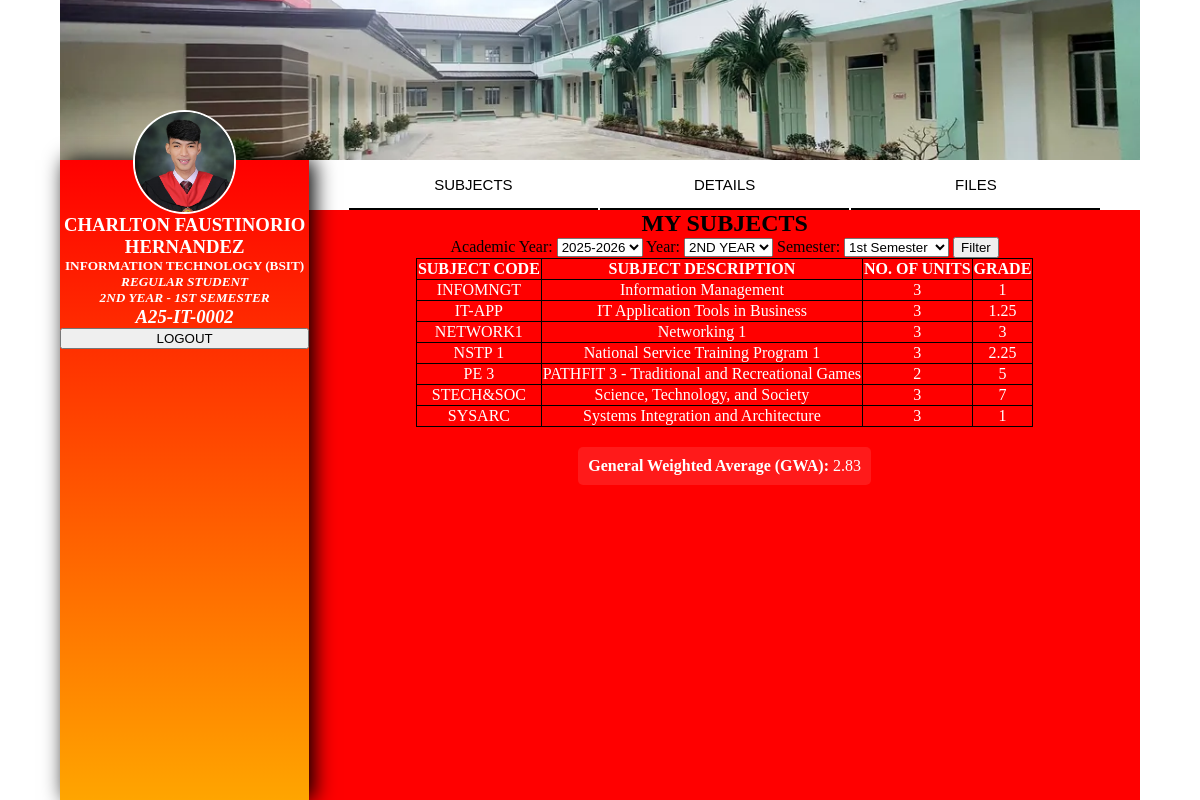
Page /student_portal.php (signed in) on the committed database.
### tables this page shows
CREATE TABLE `student_login` (
  `ID` int(255) NOT NULL,
  `L_name` varchar(99) NOT NULL,
  `F_name` varchar(99) NOT NULL,
  `M_name` varchar(99) NOT NULL,
  `age` int(255) NOT NULL,
  `bday` varchar(255) NOT NULL,
  `pbirth` varchar(255) NOT NULL,
  `gender` varchar(255) NOT NULL,
  `marital` varchar(255) NOT NULL,
  `yr_lvl` varchar(255) NOT NULL,
  `crs` varchar(255) NOT NULL,
  `street` varchar(255) NOT NULL,
  `brgy` varchar(255) NOT NULL,
  `city_mun` varchar(255) NOT NULL,
  `Date` date NOT NULL DEFAULT current_timestamp(),
  `Student_Number` varchar(20) DEFAULT NULL,
  `status` varchar(20) DEFAULT NULL,
  `Username` varchar(255) NOT NULL,
  `Password` varchar(255) NOT NULL
);

CREATE TABLE `student_registrations` (
  `id` int(11) NOT NULL,
  `student_id` int(11) NOT NULL,
  `academic_year` varchar(9) NOT NULL,
  `semester` enum('1','2') NOT NULL,
  `year_level` enum('1ST YEAR','2ND YEAR','3RD YEAR','4TH YEAR') NOT NULL,
  `status` enum('ENROLLED','COMPLETED','DROPPED','CANCELLED') DEFAULT 'ENROLLED',
  `date_registered` timestamp NOT NULL DEFAULT current_timestamp(),
  `course` varchar(255) NOT NULL
);

CREATE TABLE `student_grades` (
  `id` int(11) NOT NULL,
  `student_id` int(11) NOT NULL,
  `registration_id` int(11) DEFAULT NULL,
  `subject_id` int(11) NOT NULL,
  `grade` varchar(10) DEFAULT NULL,
  `date_recorded` timestamp NOT NULL DEFAULT current_timestamp(),
  `semester` tinyint(4) NOT NULL DEFAULT 1
);

CREATE TABLE `escr_subjects` (
  `subj_code` varchar(255) NOT NULL,
  `subj_desc` varchar(255) NOT NULL,
  `unit_count` int(255) NOT NULL,
  `level` varchar(255) NOT NULL,
  `ID` int(11) NOT NULL,
  `subj_sort` varchar(11) NOT NULL,
  `semester` tinyint(4) NOT NULL DEFAULT 1
);

### student_portal.php (the view, shortened to what this page needs)
<?php
$conn = mysqli_connect("sql112.infinityfree.com", "if0_40025418", "milkosry4", "if0_40025418_escr_dbase");
$student_id = $_SESSION['student_id'];
$year_now = date("Y");
$current_year = $year_now . "-" . ($year_now + 1);
$month = date("n");
$current_semester = ($month >= 6 && $month <= 10) ? 1 : 2;
$sql_student = "SELECT * FROM student_login WHERE ID='$student_id' LIMIT 1";
$result_student = mysqli_query($conn, $sql_student);
$student = mysqli_fetch_assoc($result_student);
$sql_enrollment = "
    SELECT * FROM student_registrations
    WHERE student_id = '$student_id'
      AND academic_year = '$current_year'
      AND semester = '$current_semester'
      AND status = 'ENROLLED'
    LIMIT 1
";
$result_enrollment = mysqli_query($conn, $sql_enrollment);
$enrollment = mysqli_fetch_assoc($result_enrollment);
$display_year = $enrollment['year_level'] ?? $student['yr_lvl'];
$courseMap = [
    "INFORMATION TECHNOLOGY (BSIT)" => "IT",
    "COMPUTER SCIENCE (BSCS)" => "CS",
    "ACCOUNTANCY (BSA)" => "BSA",
];
$yearMap = [
    "1ST YEAR COLLEGE" => "1ST YEAR",
    "2ND YEAR COLLEGE" => "2ND YEAR",
    "3RD YEAR COLLEGE" => "3RD YEAR",
    "4TH YEAR COLLEGE" => "4TH YEAR",
];
$courseKey = $courseMap[$student['crs']] ?? '';
$sql_regs = "SELECT * FROM student_registrations WHERE student_id='$student_id' ORDER BY academic_year DESC, semester DESC";
$result_regs = mysqli_query($conn, $sql_regs);
$registrations = [];
while ($reg = mysqli_fetch_assoc($result_regs)) {
    $registrations[] = $reg;
}
$filter_acadyear = $_GET['academic_year'] ?? $current_year;
$filter_semester = isset($_GET['semester']) ? (int)$_GET['semester'] : $current_semester;
$filter_year = $_GET['year'] ?? $display_year;
$sql_subjects = "
    SELECT s.ID AS subject_id, s.subj_code, s.subj_desc, s.unit_count, g.grade
    FROM escr_subjects s
    LEFT JOIN student_grades g
        ON g.subject_id = s.ID
        AND g.student_id = '$student_id'
        AND g.semester = '$filter_semester'
    WHERE s.level = '$filter_year'
      AND s.subj_sort = '$courseKey'
      AND s.semester = '$filter_semester'
    ORDER BY s.subj_code
";
$result_subjects = mysqli_query($conn, $sql_subjects);
?>
<!DOCTYPE html>
<html lang="en">
<head>
<link rel="stylesheet" href="student.css?v13">
</head>
<body>
<div class="main">
    <div class="container">
        <div class="cover">
            <img src="EAST.JPG">
        </div>
        <div class="contents">
            <div class="left">
                <img class="profile" src="sample.png">
                <h3><?= htmlspecialchars($student['F_name'].' '.$student['M_name'].' '.$student['L_name']); ?></h3>
                <h5><?= htmlspecialchars($student['crs']); ?></h5>
                <h5><i>REGULAR STUDENT</i></h5>
                <h5><i><?= htmlspecialchars($display_year); ?> - <?= $filter_semester==1?"1st Semester":"2nd Semester"; ?></i></h5>
                <h3><i><?= htmlspecialchars($student['Student_Number']); ?></i></h3>
                <a href="logout.php"><button class="lgout" >LOGOUT</button></a>
            </div>
            <div class="right">
                <div class="menu">
                    <button class="btn1" onclick="showSubjects()">SUBJECTS</button>
                    <button class="btn1" onclick="showDetails()">DETAILS</button>
                    <button class="btn1">FILES</button>
                </div>
                <div class="Subjects">
                    <h2>My Subjects</h2>
                    <form method="GET" class="filter">
                        Academic Year:
                        <select name="academic_year" required>
                            <?php foreach ($registrations as $reg): ?>
                                <option value="<?= $reg['academic_year']; ?>" <?= $reg['academic_year']==$filter_acadyear ? 'selected' : ''; ?>>
                                    <?= $reg['academic_year']; ?>
                                </option>
                            <?php endforeach; ?>
                        </select>
                        Year:
                        <select name="year" required>
                            <?php foreach ($yearMap as $full => $short): ?>
                                <option value="<?= $short; ?>" <?= $filter_year==$short ? 'selected' : ''; ?>>
                                    <?= $short; ?>
                                </option>
                            <?php endforeach; ?>
                        </select>
                        Semester:
                        <select name="semester" required>
                            <option value="1" <?= $filter_semester==1 ? 'selected' : ''; ?>>1st Semester</option>
                        </select>
                        <button type="submit">Filter</button>
                    </form>
                    <table>
                        <tr>
                            <th>SUBJECT CODE</th>
                            <th>SUBJECT DESCRIPTION</th>
                            <th>NO. OF UNITS</th>
                            <th>GRADE</th>
                        </tr>
                        <?php
                        $total_weighted = 0;
                        $total_units = 0;
                        if(mysqli_num_rows($result_subjects) > 0):
                            mysqli_data_seek($result_subjects, 0);
                            while($row = mysqli_fetch_assoc($result_subjects)):
                        ?>
                            <tr>
                                <td><?= htmlspecialchars($row['subj_code']); ?></td>
                                <td><?= htmlspecialchars($row['subj_desc']); ?></td>
                                <td><?= $row['unit_count']; ?></td>
                                <td><?= $row['grade'] ?? 'N/A'; ?></td>
                            </tr>
                        <?php
                                if (!empty($row['grade']) && is_numeric($row['grade'])) {
                                    $total_weighted += $row['grade'] * $row['unit_count'];
                                    $total_units += $row['unit_count'];
                                }
                            endwhile;
                        else:
                        ?>
                            <tr><td colspan="4">No subjects found for this selection.</td></tr>
                        <?php endif; ?>
                    </table>
                    <?php if ($total_units > 0): ?>
                        <div class="gwa">
                            <strong>General Weighted Average (GWA):</strong> <?= number_format($total_weighted / $total_units, 2); ?>
                        </div>
                    <?php else: ?>
                        <div class="gwa">
                            <strong>General Weighted Average (GWA):</strong> N/A
                        </div>
                    <?php endif; ?>
                </div>
            </div>
        </div>
    </div>
</div>
</body>
</html>

### student.css (style rules this page uses)
body { margin: auto; }
.main { width: 100%; height: 100vh; }
a { width: 100%; }
.lgout { width: 100%; position: relative; cursor: pointer; }
.container { align-self: center; justify-self: center; width: 90%; height: 100vh; background-color: white; }
.cover { width: 100%; height: 20%; margin: 0; }
.cover img { width: 100%; height: 100%; object-fit: cover; }
.contents { display: flex; height: 80% }
.left { width: 30%; background:linear-gradient(red, orange); box-shadow: 5px 0px 20px 0px black; display: flex; flex-direction: column; z-index: 99; color: white; height: 100%; }
.profile { width: 40%; align-self: center; justify-self: center; border-radius: 50%; margin-top: -20%; border: 2px solid white; }
h1,h2,h3,h4,h5 { margin: 0; text-align: center; text-transform: uppercase; }
.right { display: flex; flex-direction: column; width: 100%; background-color: red; }
.menu { width: 100%; background-color: white; height: 50px; display: flex; z-index: 9; justify-content: center; }
.btn1 { justify-self: center; width: 30%; border: none; background-color: transparent; border-bottom: 2px solid black; font-size: 15px; color: black; margin: 1px; margin-bottom: 0; cursor: pointer; }
.Subjects { width: 100%; display: none; flex-direction: column; align-items: center; }
.Subjects table { justify-self: center; border: 1px solid white; border-collapse: collapse; text-align: center; color: white; }
.Subjects tr,td,th { border: 1px solid black; border-collapse: collapse; }
.gwa { margin-top: 20px; padding: 10px; background-color: rgba(255, 255, 255, 0.1); border-radius: 5px; text-align: center; color: white; font-size: 16px; }

### rows in the picture
student_login: F_name+M_name+L_name "CHARLTON FAUSTINORIO HERNANDEZ", crs "INFORMATION TECHNOLOGY (BSIT)", Student_Number "A25-IT-0002"
student_registrations: year_level "2ND YEAR", year "2ND YEAR"
student_grades: subject.subj_code "INFOMNGT", subject.subj_desc "Information Management", subject.unit_count "3", grade "1"
student_grades: subject.subj_code "IT-APP", subject.subj_desc "IT Application Tools in Business", subject.unit_count "3", grade "1.25"
student_grades: subject.subj_code "NETWORK1", subject.subj_desc "Networking 1", subject.unit_count "3", grade "3"
student_grades: subject.subj_code "NSTP 1", subject.subj_desc "National Service Training Program 1", subject.unit_count "3", grade "2.25"
student_grades: subject.subj_code "PE 3", subject.subj_desc "PATHFIT 3 - Traditional and Recreational Games", subject.unit_count "2", grade "5"
student_grades: subject.subj_code "STECH&SOC", subject.subj_desc "Science, Technology, and Society", subject.unit_count "3", grade "7"
student_grades: subject.subj_code "SYSARC", subject.subj_desc "Systems Integration and Architecture", subject.unit_count "3", grade "1"

### other values in the picture
$total_weighted / $total_units "2.83"
form field academic_year "2025-2026"
